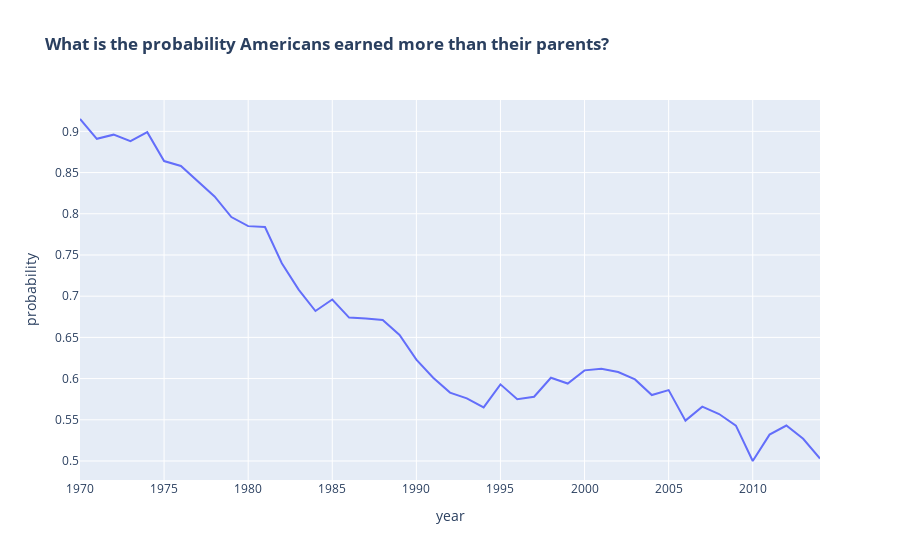

Notebook code for this chart:
### Code cell
plot_timeseries(
    data=kids, 
    y='probability', 
    x='cohort_work_year', 
    yaxis_title='probability', 
    xaxis_title='year', 
    title='What is the probability Americans earned more than their parents?',
)

### Figure 1 — Plotly figure (JSON) as saved in the notebook; plotly's stock layout.template omitted (floating-point values rounded to 4 significant figures)
{"data": [{"mode": "lines", "name": "probability", "type": "scatter", "x": [1970, 1971, 1972, 1973, 1974, 1975, 1976, 1977, 1978, 1979, 1980, 1981, 1982, 1983, 1984, 1985, 1986, 1987, 1988, 1989, 1990, 1991, 1992, 1993, 1994, 1995, 1996, 1997, 1998, 1999, 2000, 2001, 2002, 2003, 2004, 2005, 2006, 2007, 2008, 2009, 2010, 2011, 2012, 2013, 2014], "y": [0.915, 0.891, 0.896, 0.888, 0.899, 0.864, 0.858, 0.84, 0.821, 0.796, 0.785, 0.784, 0.74, 0.708, 0.682, 0.696, 0.674, 0.673, 0.671, 0.653, 0.623, 0.601, 0.583, 0.576, 0.565, 0.593, 0.575, 0.578, 0.601, 0.594, 0.61, 0.612, 0.608, 0.599, 0.58, 0.586, 0.549, 0.566, 0.557, 0.543, 0.5, 0.532, 0.543, 0.527, 0.503]}], "layout": {"autosize": true, "showlegend": false, "title": {"text": "<b>What is the probability Americans earned more than their parents?</b>"}, "xaxis": {"autorange": true, "range": [1970, 2014], "title": {"text": "year"}, "type": "linear"}, "yaxis": {"autorange": true, "range": [0.4769, 0.9381], "title": {"text": "probability"}, "type": "linear"}}}
